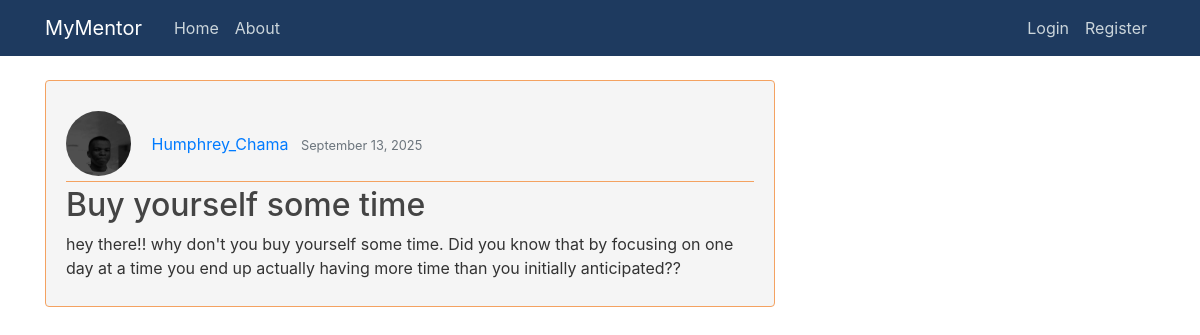
The app's page /home/post/1/ with its own data.
### blog/models.py (models this page shows, shortened)
class Post(models.Model):
    title = models.CharField(max_length=100)
    content = models.TextField()
    date_posted = models.DateTimeField(default=timezone.now)
    author = models.ForeignKey(User, on_delete=models.CASCADE)

### users/models.py (models this page shows, shortened)
class Profile(models.Model):
    user = models.OneToOneField(User, on_delete=models.CASCADE)
    image = models.ImageField(default='default.jpg', upload_to='profile_pics')

### blog/views.py (the view)
# urls.py: path('post/<int:pk>/', PostDetailView.as_view(), name='post-detail'),
class PostDetailView(DetailView):
    model = Post

### blog/templates/blog/post_detail.html (shortened to what this page needs)
{% extends 'blog/base.html' %}
{% block content %}
    <article class="media content-section">
        <div class="media-body">
            <div class="article-metadata">
                <img class="rounded-circle article-img" src="{{ post.author.profile.image.url }}" width="30" height="30">
                <a class="mr-2" href="#">{{ object.author }}</a>
                <small class="text-muted">{{ object.date_posted|date:"F d, Y" }}</small>
            </div>
            <h2 class="article-title">{{ object.title }}</h2>
            <p class="article-content">{{ object.content }}</p>
        </div>
    </article>
{% endblock content %}

### blog/static/blog/main.css (style rules this page uses)
body { background: #ffffff; color: #333333; margin-top: 5rem; }
h1, h2, h3, h4, h5, h6 { color: #444444; }
.content-section { background: #F5F5F5; padding: 10px 20px; border: 1px solid #dddddd; border-radius: 4px; border-color: #F4A261; margin-bottom: 20px; }
.article-title { color: #444444; }
.article-content { white-space: pre-line; }
.article-img { height: 65px; width: 65px; margin-right: 16px; margin-bottom: 4px; }
.article-metadata { padding-bottom: 1px; margin-bottom: 4px; border-bottom: 1px solid #F4A261 }
.media { display: flex; align-items: center; gap: 10px; }
.media-body { padding-top: 20px; position: sticky; min-width: 0; }

### records on screen
Post: author.profile.image (picture), author "Humphrey_Chama", date_posted "September 13, 2025", title "Buy yourself some time", content "hey there!! why don't you buy yourself some time. Did you know that by focusing on one day at a time you end up actually having more time than you initially anticipated??"
